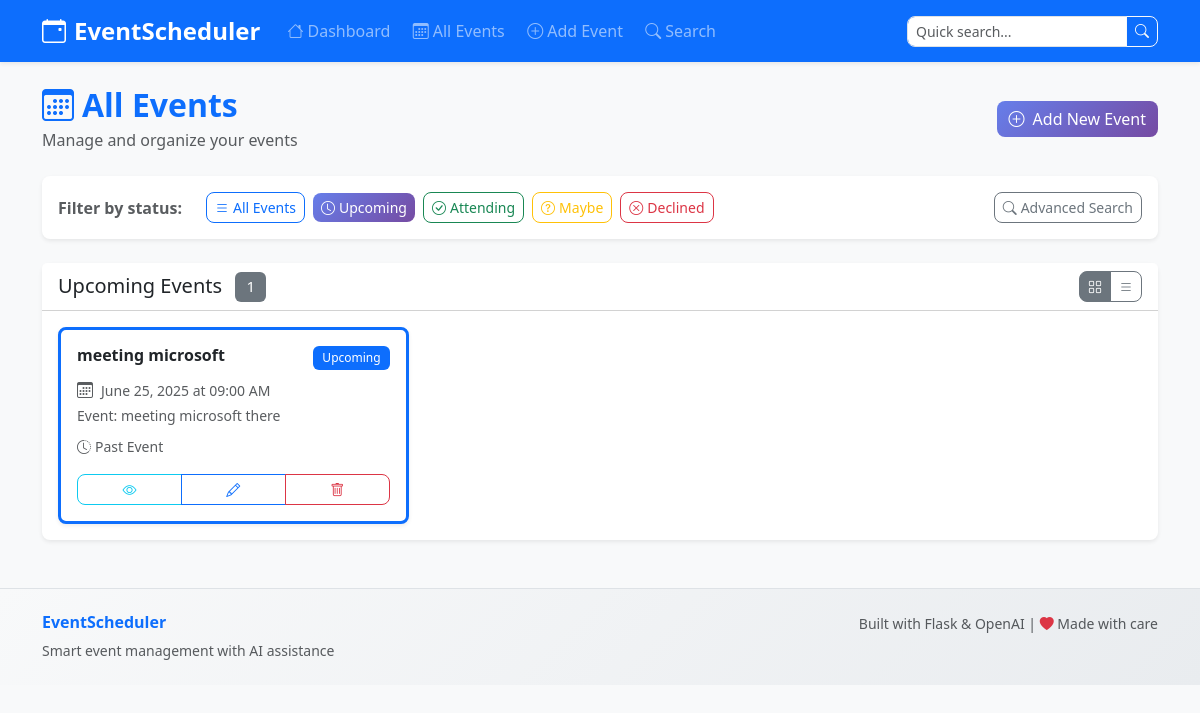
The page /events/?status=upcoming on the database its author committed.
### tables this page shows
CREATE TABLE events (
            id INTEGER PRIMARY KEY AUTOINCREMENT,
            title TEXT NOT NULL,
            description TEXT,
            date TEXT NOT NULL,
            location TEXT,
            status TEXT DEFAULT 'upcoming',
            created_at TEXT DEFAULT CURRENT_TIMESTAMP,
            updated_at TEXT DEFAULT CURRENT_TIMESTAMP
        );

### routes/events.py (the view)
@events_bp.route('/')
def list_events():
    status_filter = request.args.get('status', '')
    conn = get_db_connection()
    if status_filter:
        events = conn.execute('''
            SELECT * FROM events
            WHERE status = ?
            ORDER BY date DESC
        ''', (status_filter,)).fetchall()
    else:
        events = conn.execute('''
            SELECT * FROM events
            ORDER BY date DESC
        ''').fetchall()
    conn.close()
    class MockPagination:
        def __init__(self, items):
            self.items = items
            self.has_prev = False
            self.has_next = False
            self.prev_num = None
            self.next_num = None
            self.page = 1
            self.pages = 1
    events_paginated = MockPagination(events)
    return render_template('events.html',
                         events=events_paginated,
                         current_status=status_filter)

### app.py (called while the page is built)
def format_date(date_str):
    try:
        dt = datetime.fromisoformat(date_str.replace('Z', '+00:00'))
        return dt.strftime('%B %d, %Y at %I:%M %p')
    except:
        return date_str

def is_past(date_str):
    try:
        dt = datetime.fromisoformat(date_str.replace('Z', '+00:00'))
        return dt < datetime.now()
    except:
        return False

### routes/events.py (called while the page is built)
def get_db_connection():
    os.makedirs('data', exist_ok=True)
    conn = sqlite3.connect('data/events.db')
    conn.row_factory = sqlite3.Row
    return conn

### templates/events.html (shortened to what this page needs)
{% extends "base.html" %}
{% block content %}
<div class="row">
    <div class="col-12">
        <div class="d-flex justify-content-between align-items-center mb-4">
            <div>
                <h2 class="fw-bold text-primary mb-1">
                    <i class="bi bi-calendar3 me-2"></i>All Events
                </h2>
                <p class="text-muted mb-0">Manage and organize your events</p>
            </div>
            <div>
                <a href="{{ url_for('events.add_event') }}" class="btn btn-primary">
                    <i class="bi bi-plus-circle me-2"></i>Add New Event
                </a>
            </div>
        </div>
        <div class="card mb-4 shadow-sm">
            <div class="card-body py-3">
                <div class="d-flex flex-wrap gap-2 align-items-center">
                    <span class="fw-semibold text-muted me-3">Filter by status:</span>
                    <a href="{{ url_for('events.list_events') }}"
                       class="btn btn-sm {% if not current_status %}btn-primary{% else %}btn-outline-primary{% endif %}">
                        <i class="bi bi-list me-1"></i>All Events
                    </a>
                    <a href="{{ url_for('events.list_events', status='upcoming') }}"
                       class="btn btn-sm {% if current_status == 'upcoming' %}btn-primary{% else %}btn-outline-primary{% endif %}">
                        <i class="bi bi-clock me-1"></i>Upcoming
                    </a>
                    <a href="{{ url_for('events.list_events', status='attending') }}"
                       class="btn btn-sm {% if current_status == 'attending' %}btn-success{% else %}btn-outline-success{% endif %}">
                        <i class="bi bi-check-circle me-1"></i>Attending
                    </a>
                    <a href="{{ url_for('events.list_events', status='maybe') }}"
                       class="btn btn-sm {% if current_status == 'maybe' %}btn-warning{% else %}btn-outline-warning{% endif %}">
                        <i class="bi bi-question-circle me-1"></i>Maybe
                    </a>
                    <a href="{{ url_for('events.list_events', status='declined') }}"
                       class="btn btn-sm {% if current_status == 'declined' %}btn-danger{% else %}btn-outline-danger{% endif %}">
                        <i class="bi bi-x-circle me-1"></i>Declined
                    </a>
                    <div class="ms-auto">
                        <a href="{{ url_for('search.search_page') }}" class="btn btn-sm btn-outline-secondary">
                            <i class="bi bi-search me-1"></i>Advanced Search
                        </a>
                    </div>
                </div>
            </div>
        </div>
        <div class="card shadow-sm">
            <div class="card-header bg-white">
                <div class="d-flex justify-content-between align-items-center">
                    <h5 class="mb-0">
                        {% if current_status %}
                            {{ current_status|title }} Events
                        {% else %}
                            All Events
                        {% endif %}
                        <span class="badge bg-secondary ms-2">{{ events.items|length }}</span>
                    </h5>
                    <div class="btn-group btn-group-sm" role="group">
                        <button type="button" class="btn btn-outline-secondary active" id="gridViewBtn">
                            <i class="bi bi-grid"></i>
                        </button>
                        <button type="button" class="btn btn-outline-secondary" id="listViewBtn">
                            <i class="bi bi-list"></i>
                        </button>
                    </div>
                </div>
            </div>
            <div class="card-body">
                {% if events.items %}
                    <div id="gridView" class="events-grid">
                        <div class="row g-3">
                            {% for event in events.items %}
                            <div class="col-md-6 col-lg-4">
                                <div class="event-card bg-white border rounded-3 p-3 h-100 shadow-sm hover-shadow
                                            border-start border-3
                                            {% if event.status == 'upcoming' %}border-primary{% endif %}
                                            {% if event.status == 'declined' %}border-danger{% endif %}">
                                    <div class="d-flex justify-content-between align-items-start mb-2">
                                        <h6 class="fw-bold mb-0 text-truncate me-2">{{ event.title }}</h6>
                                        <span class="badge
                                            {% if event.status == 'upcoming' %}bg-primary{% endif %}
                                            {% if event.status == 'declined' %}bg-danger{% endif %}">
                                            {{ event.status|title }}
                                        </span>
                                    </div>
                                    <div class="event-details">
                                        <div class="d-flex align-items-center mb-1 text-muted">
                                            <i class="bi bi-calendar3 me-2"></i>
                                            <small>{{ event.date|format_date }}</small>
                                        </div>
                                        {% if event.description %}
                                        <p class="small text-muted mb-2 event-description">
                                            {{ event.description[:80] }}{% if event.description|length > 80 %}...{% endif %}
                                        </p>
                                        {% endif %}
                                        {% if event.date|is_past %}
                                        <div class="mb-2">
                                            <small class="text-muted">
                                                <i class="bi bi-clock-history me-1"></i>Past Event
                                            </small>
                                        </div>
                                        {% endif %}
                                    </div>
                                    <div class="event-actions mt-3">
                                        <div class="btn-group btn-group-sm w-100" role="group">
                                            <button type="button" class="btn btn-outline-info"
                                                    data-event-id="{{ event.id }}"
                                                    onclick="viewEventDetailsSafe(this)">
                                                <i class="bi bi-eye"></i>
                                            </button>
                                            <a href="{{ url_for('events.edit_event', event_id=event.id) }}"
                                               class="btn btn-outline-primary">
                                                <i class="bi bi-pencil"></i>
                                            </a>
                                            <button type="button" class="btn btn-outline-danger"
                                                    data-event-id="{{ event.id }}"
                                                    data-event-title="{{ event.title|e }}"
                                                    onclick="deleteEventSafe(this)">
                                                <i class="bi bi-trash"></i>
                                            </button>
                                        </div>
                                    </div>
                                </div>
                            </div>
                            {% endfor %}
                        </div>
                    </div>
                {% endif %}
            </div>
        </div>
    </div>
</div>
{% endblock %}

### static/css/style.css (style rules this page uses)
:root { --primary-gradient: linear-gradient(135deg, #667eea 0%, #764ba2 100%); --success-gradient: linear-gradient(135deg, #5cb85c 0%, #449d44 100%); --warning-gradient: linear-gradient(135deg, #f0ad4e 0%, #ec971f 100%); --danger-gradient: linear-gradient(135deg, #d9534f 0%, #c9302c 100%); --shadow-soft: 0 0.125rem 0.25rem rgba(0, 0, 0, 0.075); --shadow-hover: 0 0.5rem 1rem rgba(0, 0, 0, 0.15); --border-radius: 0.5rem; }
body { background-color: #f8f9fa; font-family: 'Segoe UI', Tahoma, Geneva, Verdana, sans-serif; }
.card { border: none; border-radius: var(--border-radius); box-shadow: var(--shadow-soft); transition: all 0.3s ease; }
.event-card { transition: all 0.3s ease; position: relative; overflow: hidden; }
.event-card::before { content: ''; position: absolute; top: 0; left: -100%; width: 100%; height: 100%; background: linear-gradient(90deg, transparent, rgba(255, 255, 255, 0.2), transparent); transition: left 0.5s; }
.hover-shadow { transition: box-shadow 0.3s ease; }
.event-description { display: -webkit-box; -webkit-line-clamp: 2; -webkit-box-orient: vertical; overflow: hidden; line-height: 1.4; }
.badge { font-weight: 500; padding: 0.5em 0.75em; }
.btn { border-radius: var(--border-radius); font-weight: 500; transition: all 0.3s ease; border-width: 1px; position: relative; z-index: 10; pointer-events: auto; }
.btn-primary { background: var(--primary-gradient); border: none; }

### rows shown on the page
events: status "Upcoming", title "meeting microsoft", date "June 25, 2025 at 09:00 AM", description "Event: meeting microsoft there", shows "Past Event"

### other values the page prints
{{ events.items|length }} "1"
